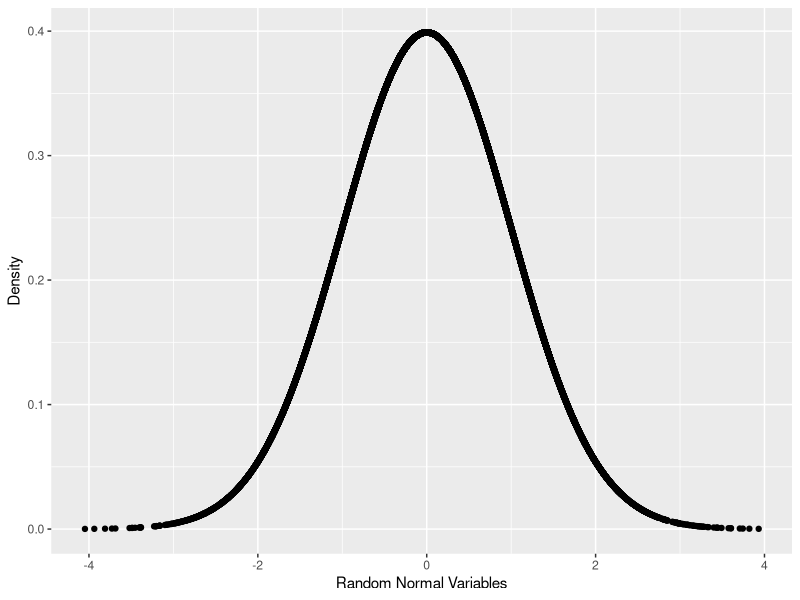
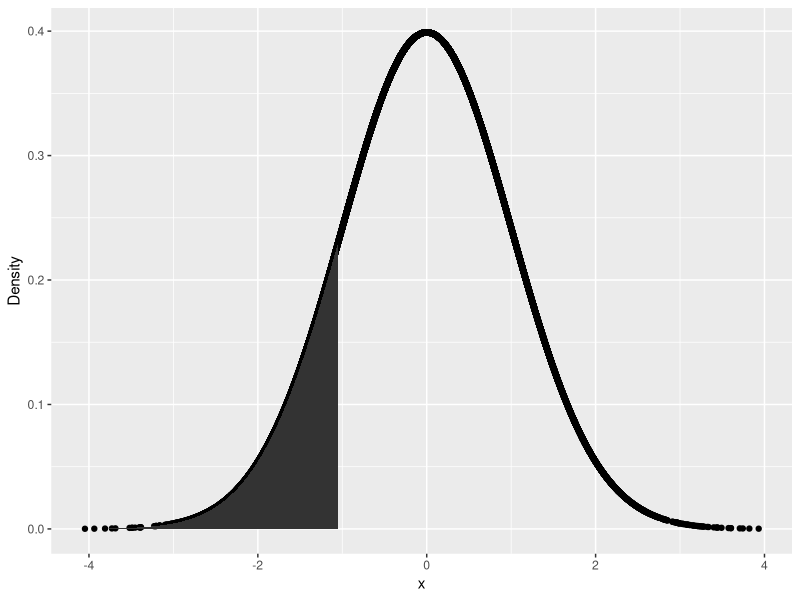
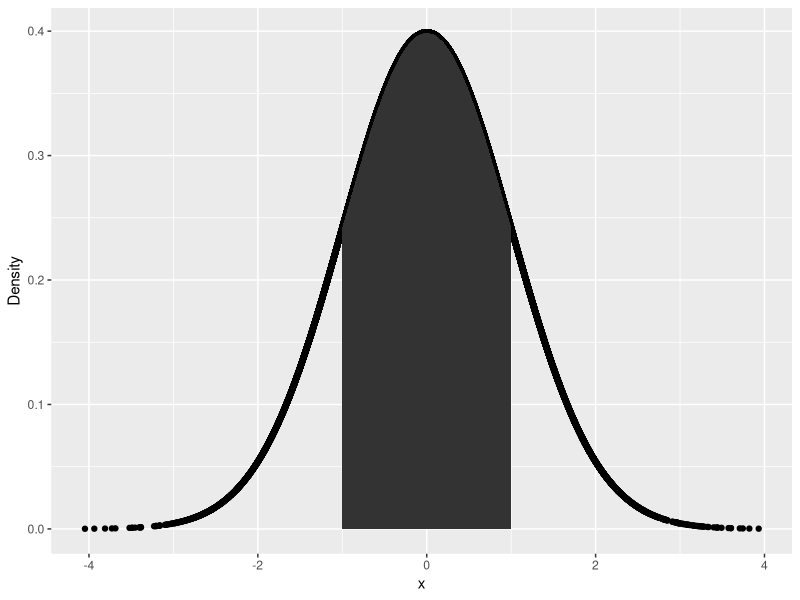
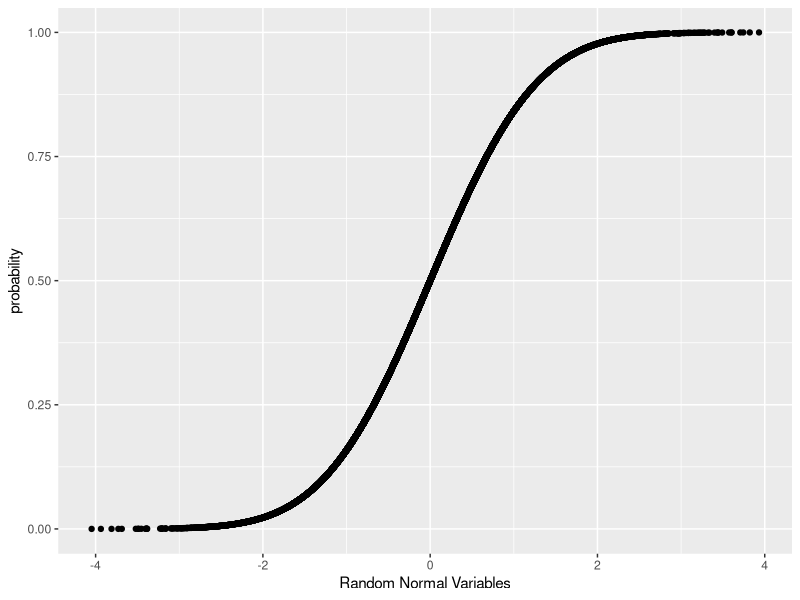
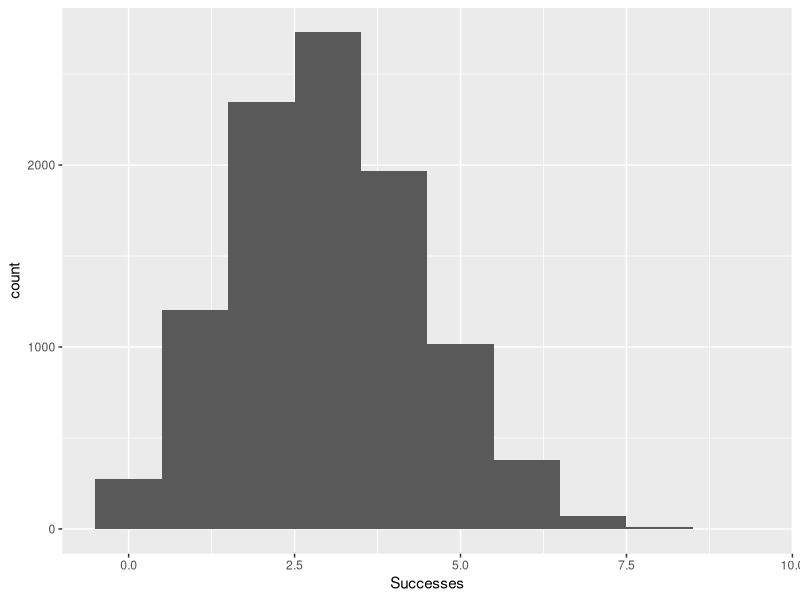
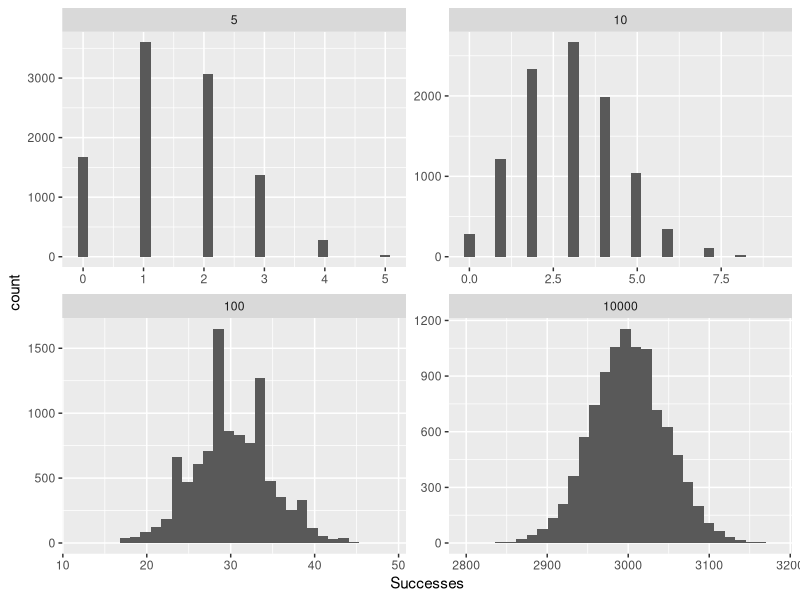
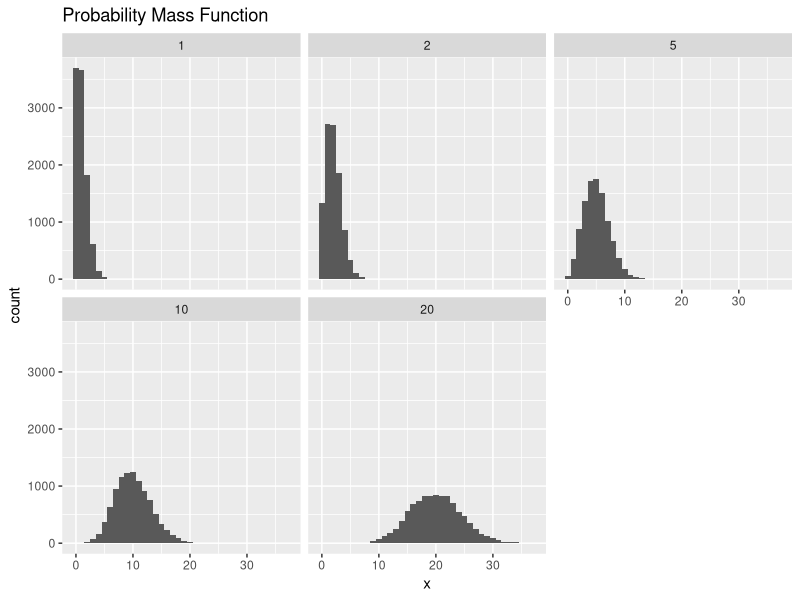
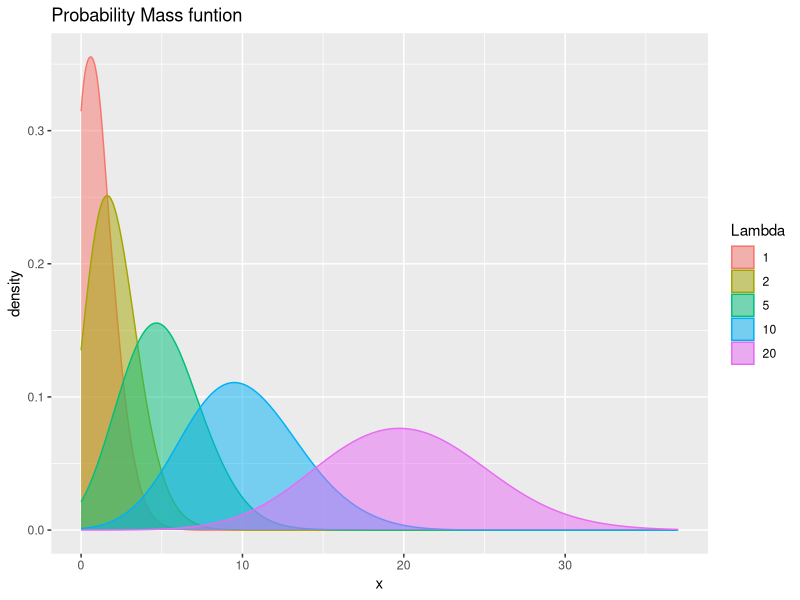

Recreate these plots in R, in order.
#Ch 14 Probabilty Distributions

#Ch 14.1 Normal Distributions
# 10 random numbers from a standard normal distribution
rnorm(n = 10)
# 10 random numbers from a  normal distribution with mean 100, sd = 20
rnorm(n = 10, mean = 100, sd = 20)
# dnorm calculates the probabilty of a specific value in a normal dist.
randNorm10 <- rnorm(n = 10)
randNorm10
dnorm(randNorm10)
dnorm(c(-1, 0, 1))
# plot a normal distribution
  # generate random values
randNorm <- rnorm(30000)
  # calculate the their distribution/probabilities
randDensity <- dnorm(randNorm)
require(ggplot2)
ggplot(data.frame(x = randNorm, y = randDensity)) + 
       aes(x = x, y = y) + 
       geom_point() + 
       labs(x = "Random Normal Variables", y = "Density")

# pnorm calculates the cumulative probabilty, by default left-tailed
pnorm(randNorm10)
pnorm(-1)
# to calculate the probabilty that a variable falls into two points, two tailed
pnorm(1) - pnorm(0)
pnorm(1) - pnorm(-1)
# illustration of pnorm, two-tailed, save a plot for later use
p <- ggplot(data.frame(x = randNorm, y = randDensity)) + 
     aes(x = x, y = y) + 
     geom_point() + 
     labs(x = "x", y = "Density")
  # find the area under the curve, with a shaded area under the curve
  # 1. create a sequence of numbers from -1 to 1
neg1seq <- seq(from = min(randNorm), to = -1, by = .1 )
  # 2. build a data.frame of the above seq
lessthanNeg1 <- data.frame(x = neg1seq, y = dnorm(neg1seq))
head(lessthanNeg1)
  # 3. combine with endpoints of left and right
lessthanNeg1 <- rbind(c(min(randNorm), 0), lessthanNeg1, c(max(lessthanNeg1$x), 0))
  # 4. add to p (plot from above)
p + geom_polygon(data = lessthanNeg1, aes(x = x, y = y))
  # 5. create a similar curve for -1 to 1
neg1pos1 <- seq(from = -1, to = 1, by = .1 )
neg1to1 <- data.frame(x = neg1pos1, y = dnorm(neg1pos1))
head(neg1to1)
neg1to1 <- rbind(c(min(neg1to1$x), 0), neg1to1, c(max(neg1to1$x), 0))
p + geom_polygon(data = neg1to1, aes(x = x, y = y))

#cumalative plot
randProb <- pnorm(randNorm)
ggplot(data.frame(x = randNorm, y = randProb)) +
aes(x= x, y = y) +
geom_point() + labs(x = "Random Normal Variables", y = "probability")

# qnorm - given a cumulative probabilty what is the quantile 
qnorm(0.5)
randNorm10
qnorm(pnorm(randNorm10))
all.equal(randNorm10, qnorm(pnorm(randNorm10)))

#14.2 binomial distribution
# number af successes of independent trials using rbinom, 
# n = number of runs, size = trial size, prob = success
rbinom(n = 1, size = 10, prob = 0.4)
rbinom(n = 5, size = 10, prob = 0.4)
rbinom(n = 10, size = 10, prob = 0.4)

# setting size to one reduces to Bernoulli distribution
rbinom(n = 1, size = 1, prob = 0.4)
rbinom(n = 5, size = 1, prob = 0.4)
rbinom(n = 10, size = 1, prob = 0.4)


#visual illustration
binomData <- data.frame(Successes = rbinom(n = 10000, size = 10, prob = 0.3))
ggplot(binomData, aes(x = Successes)) + geom_histogram(binwidth = 1)

#see how as trial size increases it begins to approximate a normal distribution
bnom5 <- data.frame(Successes = rbinom(n = 10000, size = 5, prob = 0.3), Size = 5)
dim(bnom5)
head(bnom5)
# increase trial size to 10, 100, 10000
bnom10 <- data.frame(Successes = rbinom(n = 10000, size = 10, prob = 0.3), Size = 10)
dim(bnom10)
head(bnom10)
bnom100 <- data.frame(Successes = rbinom(n = 10000, size = 100, prob = 0.3), Size = 100)
dim(bnom100)
head(bnom100)
bnom10000 <- data.frame(Successes = rbinom(n = 10000, size = 10000, prob = 0.3), Size = 10000)
dim(bnom10000)
head(bnom10000)
# bind all rows
binomAll <- rbind(bnom5, bnom10, bnom100, bnom10000)
dim(binomAll)
head(binomAll, 10)
tail(binomAll, 10)
# plot with facets
ggplot(binomAll, aes(x=Successes)) + geom_histogram() + facet_wrap(~ Size, scales = "free")

# dbinom (probability of exact value), pbinom (cumalitive probabilty)
# probability of 3 successes out of 10
dbinom(x = 3, size = 10, prob = 0.3)
# probability of 3 or fewer successes out of 10
pbinom(q = 3, size = 10, prob = 0.3)
# both functions can be vectorized
dbinom(x = 1:10, size = 10, prob = 0.3)
pbinom(q = 1:10, size = 10, prob = 0.3)

#qbinom - given probabilty, returns quantile - for this distrubution the number of successes
qbinom(p = 0.3, size = 10, prob = 0.3)
qbinom(p = c(0.3, 0.35, 0.4, 0.45, 0.5, 0.55, 0.6), size = 10, prob = 0.3)

#14.3 Poisson Distribution
# plot poisson distributions with growing lambdas
pois1 <- rpois(n = 10000, lambda = 1)
pois2 <- rpois(n = 10000, lambda = 2)
pois5 <- rpois(n = 10000, lambda = 5)
pois10 <- rpois(n = 10000, lambda = 10)
pois20 <- rpois(n = 10000, lambda = 20)
pois <- data.frame(Lambda.1 = pois1, Lambda.2 = pois2, Lambda.5 = pois5,
                   Lambda.10 = pois10, Lambda.20 = pois20) 

#melt data to make easier to plot
require(reshape2)
pois <- melt(data = pois, variable.name = "Lambda", value.name = "x")
#clean up column name
require(stringr)
pois$Lambda <- as.factor(as.numeric(str_extract(string = pois$Lambda, pattern ="\\d+")))
head(pois)
tail(pois)
#plot histogram with facet wrap
ggplot(pois, aes(x = x)) + geom_histogram(binwidth = 1) + facet_wrap(~ Lambda) + 
  ggtitle("Probability Mass Function")
#plot overlaying desities
ggplot(pois, aes(x = x)) + geom_density(aes(group = Lambda, color = Lambda, fill = Lambda), 
                                        adjust = 4, alpha = 1/2) + scale_color_discrete() +
  scale_fill_discrete() + ggtitle("Probability Mass funtion")